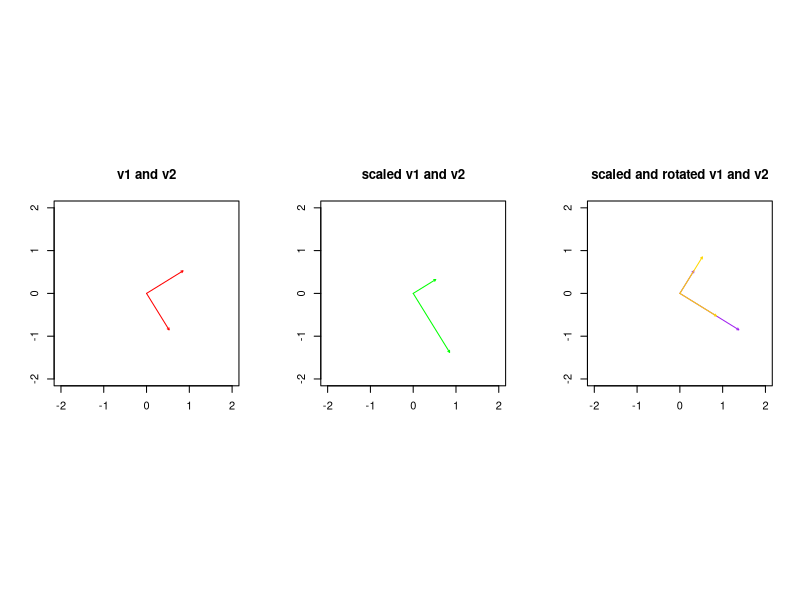

Write the R code that produced this figure.

A <- matrix(c(1, 0, -1, 1), nrow = 2)
v <- svd(A)$v
u <- svd(A)$u
d <- diag(svd(A)$d)



par(mfrow = c(1,3), pty="s")
plot(NA, NA, xlim = c(-2, 2), ylim = c(-2, 2), xlab = "", ylab = "",
     main = "v1 and v2")
arrows(0, 0, v[1, 1], v[2, 1], length = .02, col = "red")
arrows(0, 0, v[1, 2], v[2, 2], length = .02, col = "red")

plot(NA, NA, xlim = c(-2, 2), ylim = c(-2, 2), xlab = "", ylab = "",
     main = "scaled v1 and v2")
arrows(0, 0, (v %*% d)[1, 1], (v %*% d)[2, 1], length = .02, col = "green")
arrows(0, 0, (v %*% d)[1, 2], (v %*% d)[2, 2], length = .02, col = "green")

plot(NA, NA, xlim = c(-2, 2), ylim = c(-2, 2), xlab = "", ylab = "",
     main = "scaled and rotated v1 and v2")
arrows(0, 0, (A %*% v)[1, 1], (A %*% v)[2, 1], length = .02, col = "purple")
arrows(0, 0, (A %*% v)[1, 2], (A %*% v)[2, 2], length = .02, col = "purple")
arrows(0, 0, (u)[1, 1], (u)[2, 1], length = .02, col = "gold")
arrows(0, 0, (u)[1, 2], (u)[2, 2], length = .02, col = "gold")


# Check orthogonality
v[, 1] %*% v[, 2]
u[, 1] %*% u[, 2]

# compare trace A^T A and sum of squared singular values of A
sum(diag(A %*% t(A)))
sum(d ^ 2)

